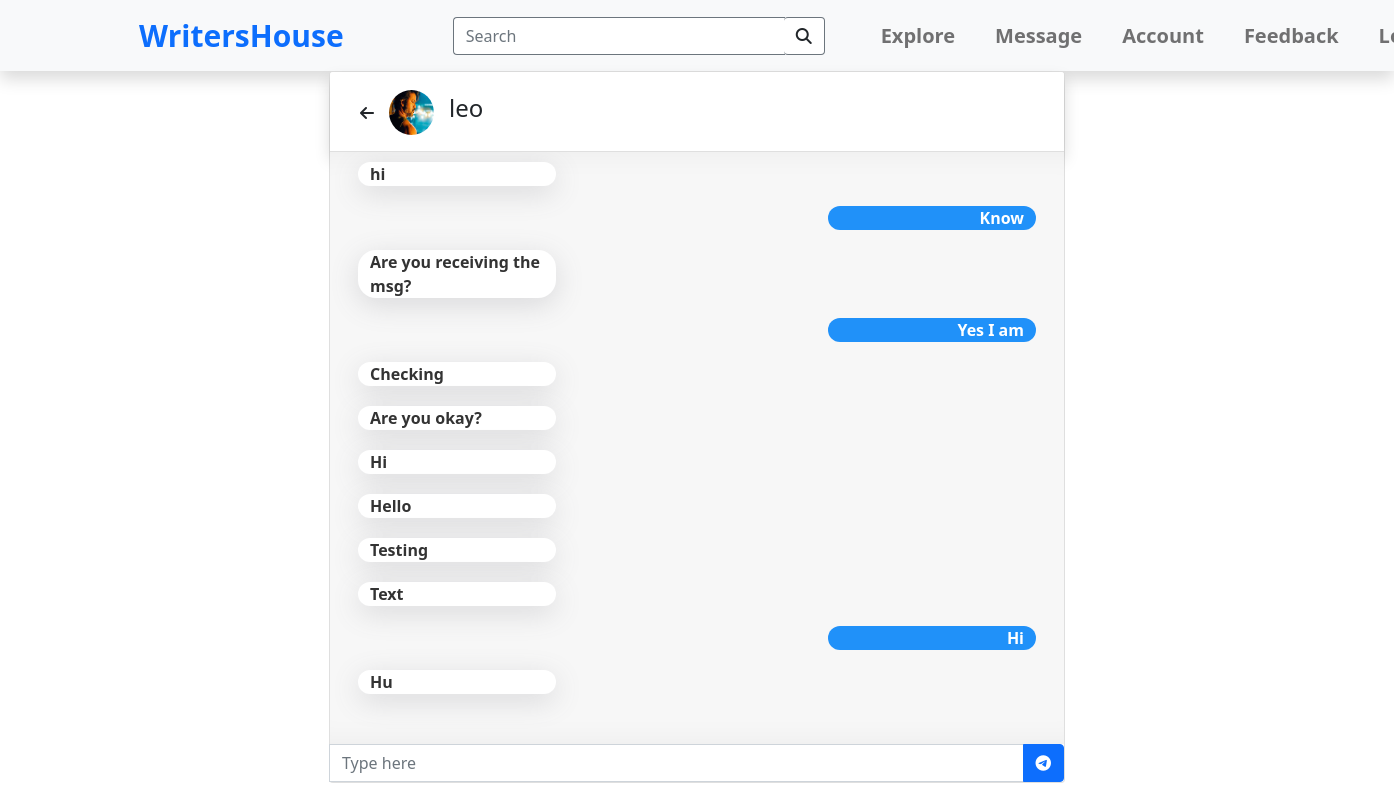
The app's page /chat/chat?q=12 (signed in) with its own data.
### tables this page shows
CREATE TABLE `user` (
  `user_id` bigint(20) NOT NULL,
  `fname` varchar(255) NOT NULL,
  `lname` varchar(255) NOT NULL,
  `user_name` varchar(255) NOT NULL,
  `email_address` varchar(255) NOT NULL,
  `password` varchar(255) NOT NULL,
  `description` text NOT NULL,
  `role` enum('admin','writer','user') NOT NULL DEFAULT 'user',
  `block` enum('0','1') NOT NULL DEFAULT '0',
  `unique_id` varchar(255) NOT NULL,
  `img` text NOT NULL,
  `verified` enum('0','1') NOT NULL DEFAULT '0',
  `verified_time` timestamp NULL DEFAULT NULL,
  `last_login_time` timestamp NULL DEFAULT NULL,
  `created_time` timestamp NOT NULL DEFAULT current_timestamp(),
  `modified_time` timestamp NULL DEFAULT NULL,
  `deleted_time` timestamp NULL DEFAULT NULL
);

CREATE TABLE `chat` (
  `id` bigint(20) NOT NULL,
  `incoming_id` varchar(255) NOT NULL,
  `outgoing_id` varchar(255) NOT NULL,
  `msg` text NOT NULL
);

### includes/function.php (called while the page is built, shortened)
<?php
	function action_form($query="")
	{
		$query = $query === "" ? $query : "?$query";
		return preg_replace("/index\.php|index|\.php$/", "", htmlspecialchars($_SERVER["PHP_SELF"])) . $query;
	}
	function get_user_details_by_passing_id($id)
	{
		global $db;
		$sql = "SELECT * FROM user WHERE user_id = :id";
		$stmt = $db->prepare($sql);
		$stmt->bindParam(':id', $id, PDO::PARAM_INT);
		if ($stmt->execute())
		{
			return $stmt->fetch(PDO::FETCH_ASSOC);
		}
		return false;
	}
	function get_chat($incoming_id, $outgoing_id)
	{
		global $db;
		$sql = "SELECT * FROM chat WHERE incoming_id = :incoming_id AND outgoing_id = :outgoing_id
				OR incoming_id = :outgoing_id AND outgoing_id = :incoming_id ORDER BY id";
		$stmt = $db->prepare($sql);
		$stmt->bindParam(':incoming_id', $incoming_id, PDO::PARAM_STR);
		$stmt->bindParam(':outgoing_id', $outgoing_id, PDO::PARAM_STR);
		if ($stmt->execute()) {
			if ($stmt->rowCount()) {
				return $stmt->fetchAll(PDO::FETCH_ASSOC);
			}
		}
		return false;
	}
?>

### chat/chat.php (the view, shortened to what this page needs)
<?php
    if(isset($_GET["q"]) && !empty($_GET["q"]) && is_numeric($_GET["q"]))
    {
        $id = trim($_GET["q"]);
        $receiver = get_user_details_by_passing_id($id);
    }
?>
<div class="container" id="chat">
    <div class="row">
        <div class="col-md-8 offset-md-2">
            <?php
                $sender_id = $_SESSION["user_id"];
                $sender = get_user_details_by_passing_id($sender_id);
                $outgoing_id = $sender['unique_id'];
                $incoming_id = $receiver['unique_id'];
            ?>
            <?php
                $chats = get_chat($incoming_id, $outgoing_id);
            ?>
            <div class="card">
                <div class="card-header chat-header d-flex justify-content-start align-items-center shadow pb-3 bg-body">
                    <a href="/chat/" class="text-decoration-none text-dark"><i class="fa fa-arrow-left col-md-1"></i></a>
                    <img src="<?php echo $receiver['img']; ?>" alt="" class="col-md-1">
                    <p class="h4"><?php echo $receiver['user_name']; ?></p>
                </div>
                <div class="chat-box card-body">
                    <?php if($chats): ?>
                        <?php foreach($chats as $chat): ?>
                            <?php if($chat['outgoing_id'] == $outgoing_id AND $chat['incoming_id'] = $incoming_id): ?>
                                <div class="mb-1" id="outgoing_msg">
                                    <div class="detail">
                                        <div class="row">
                                            <p class="d-flex justify-content-end fw-bold">
                                                <?php echo $chat['msg']; ?>
                                            </p>
                                        </div>
                                    </div>
                                </div>
                            <?php elseif($chat['outgoing_id'] == $incoming_id AND $chat['incoming_id'] = $outgoing_id): ?>
                                <div class="mb-1" id="incoming_msg">
                                    <div class="detail">
                                        <div class="row">
                                            <p class="d-flex justify-content-start fw-bold">
                                                <?php echo $chat['msg']; ?>
                                            </p>
                                        </div>
                                    </div>
                                </div>
                            <?php endif; ?>
                        <?php endforeach; ?>
                    <?php endif; ?>
                </div>
                <form role="form" action="<?php echo action_form()."?q=".$receiver["user_id"]; ?>" method="post" enctype="multipart/form-data" class="chat_input input-group">
                    <input type="text" class="form-control" placeholder="Type here" id="msg" name="msg" class="input-field" aria-describedby="chat-icon">
                    <button class="btn btn-primary" type="submit" id="chat-icon" name="chat-icon" data-mdb-ripple-color="dark">
                        <i class="fab fa-telegram-plane"></i>
                    </button>
                </form>
            </div>
        </div>
    </div>
</div>
<?php
    require_once($_SERVER["DOCUMENT_ROOT"]."/includes/footer.php");
?>

### assets/css/style.css (style rules this page uses)
#chat .chat-header { margin-bottom: 0; padding: 18px 30px; }
#chat .chat-header img { height: 45px; width: 45px; margin: 0 15px; border-radius: 50%; }
.chat-box { height: 74vh; background: #f7f7f7; overflow-y: auto; padding: 10px 30px 20px 30px; box-shadow: inset 0 32px 32px -32px rgb(0 0 0 / 5%), inset 0 -32px 32px -32px rgb(0 0 0 / 5%); }
#incoming_msg .detail { margin-left: 10px; margin-right: auto; max-width: calc(100% - 500px); }
#incoming_msg .detail p { color: #333; background: #fff; border-radius: 18px 18px 18px 18px; box-shadow: rgba(100, 100, 111, 0.2) 0px 7px 29px 0px; }
#outgoing_msg .detail { margin-left: auto; max-width: calc(100% - 490px); margin-right: 10px; }
#outgoing_msg .detail p { color: #fff; background: #2091F9; border-radius: 18px 18px 18px 18px; }

### records on screen
user: img (picture), user_name "leo"
chat: msg "hi"
chat: msg "Know"
chat: msg "Are you receiving the msg?"
chat: msg "Yes I am"
chat: msg "Checking"
chat: msg "Are you okay?"
chat: msg "Hi"
chat: msg "Hello"
chat: msg "Testing"
chat: msg "Text"
chat: msg "Hi"
chat: msg "Hu"
